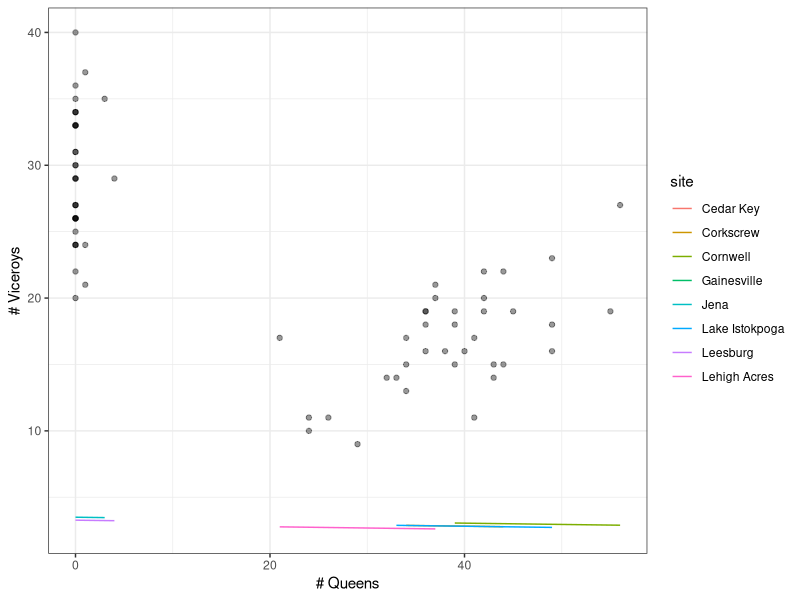
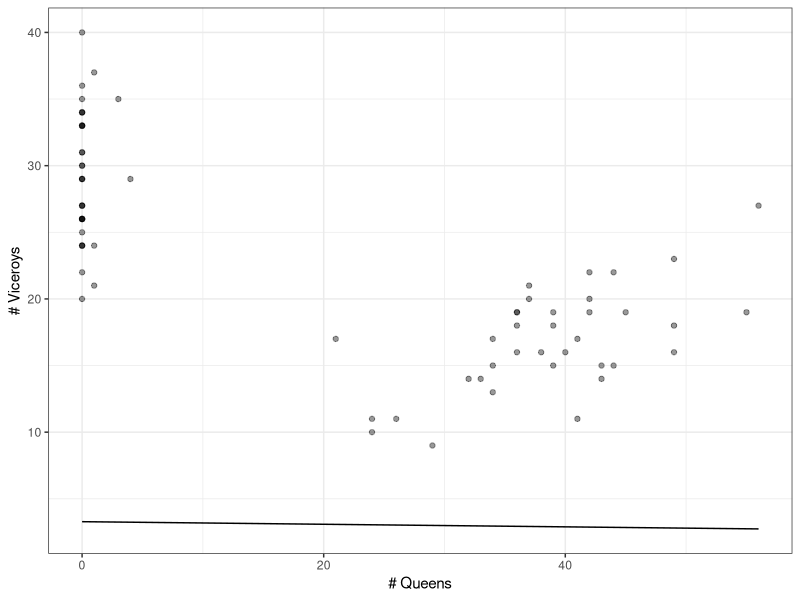
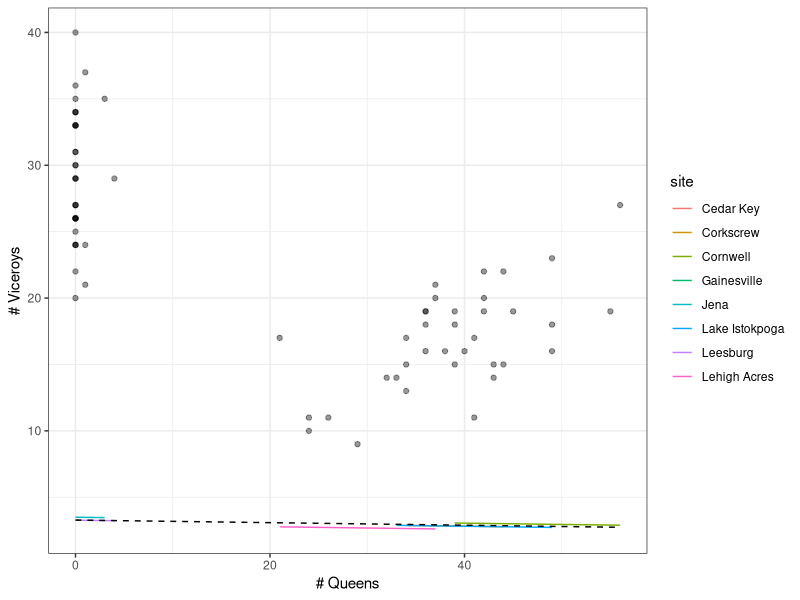

Here is the R script that generated these plots, in order:
# Plotting glm results of effect of queen abundance on viceroys
# Jeffrey C. Oliver
# jcoliver@email.arizona.edu
# 2017-07-12

rm(list = ls())

################################################################################
# SETUP
# Load dependencies
library("lmerTest")

# Read in data
abundance.data <- read.delim(file = "data/abundance-data.txt")

# Set destination for results
output.file <- "output/analysis-results/queens-on-viceroy-abundance.txt"

################################################################################
viceroy.model <- glmer(Number.Viceroy.Adults ~ Number.Queen.Adults + + (1|Site.Name) + (1|Observation.Date),
                       data = abundance.data, family = poisson)
viceroy.summary <- summary(viceroy.model)
viceroy.anova <- anova(viceroy.model)

# Create a data frame of values used to draw the plot
# fit is the full GLM model
predicts <- data.frame(fit = predict(viceroy.model))
# x is the number of queens
predicts$x <- abundance.data$Number.Queen.Adults
# y is the observed number of viceroys
predicts$y <- abundance.data$Number.Viceroy.Adults
predicts$site <- abundance.data$Site.Name
predicts <- predicts[!is.na(predicts$fit), ]
# the model (intercept and slope), which are accessible as the third and fourth,
# respectively, elements of the glmer model's optinfo$val vector
predicts$fit.simple <- viceroy.model@optinfo$val[3] + predicts$x * viceroy.model@optinfo$val[4]

####################
# Draw the plot(s)
library("ggplot2")
# Build the base plot, with constants like x & y axis and titles; 
# also plot points of observed data with geom_point
base.plot <- ggplot(predicts, aes(x = x, y = y)) +
  geom_point(alpha = 0.4) +
  xlab(label = "# Queens") + 
  ylab(label = "# Viceroys") +
  theme_bw() +
  theme(plot.title = element_text(hjust = 0.5))

# Plot the GLM results with a different line for each year
sites.plot <- base.plot +
  geom_line(aes(y = fit, col = site))
# Draw plot
sites.plot

# Plot the "simple" GLM results, where intercept is not affected by year
nosites.plot <- base.plot + 
  geom_line(aes(y = fit.simple))
# Draw plot
nosites.plot

# Plot both models, one where year is taken into account (colored solid lines) and one in which
# year does not affect intercept (black dashed line)
both.plot <- base.plot + 
  geom_line(aes(y = fit, col = site)) +
  geom_line(aes(y = fit.simple), linetype = 2)
# Draw plot
both.plot
